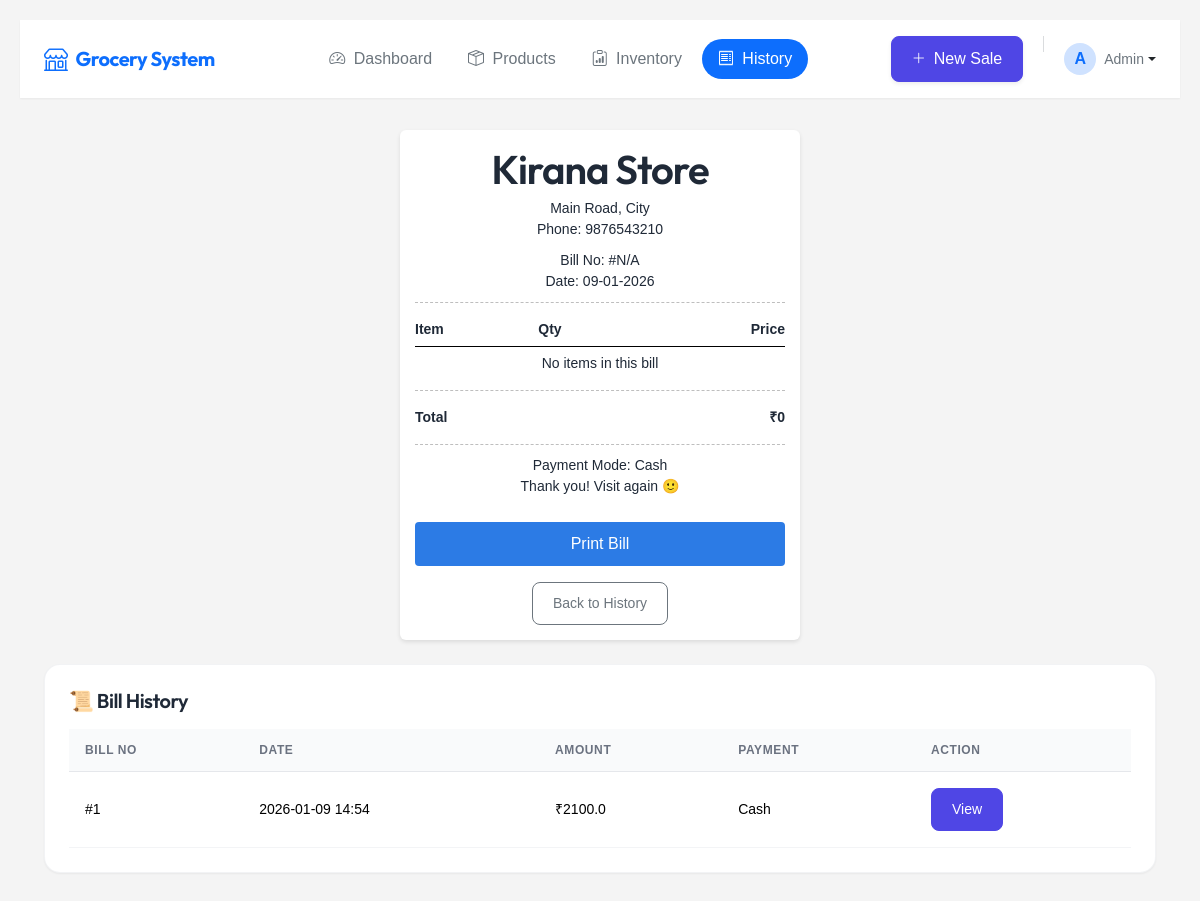
The page /bill on the database as committed earlier.
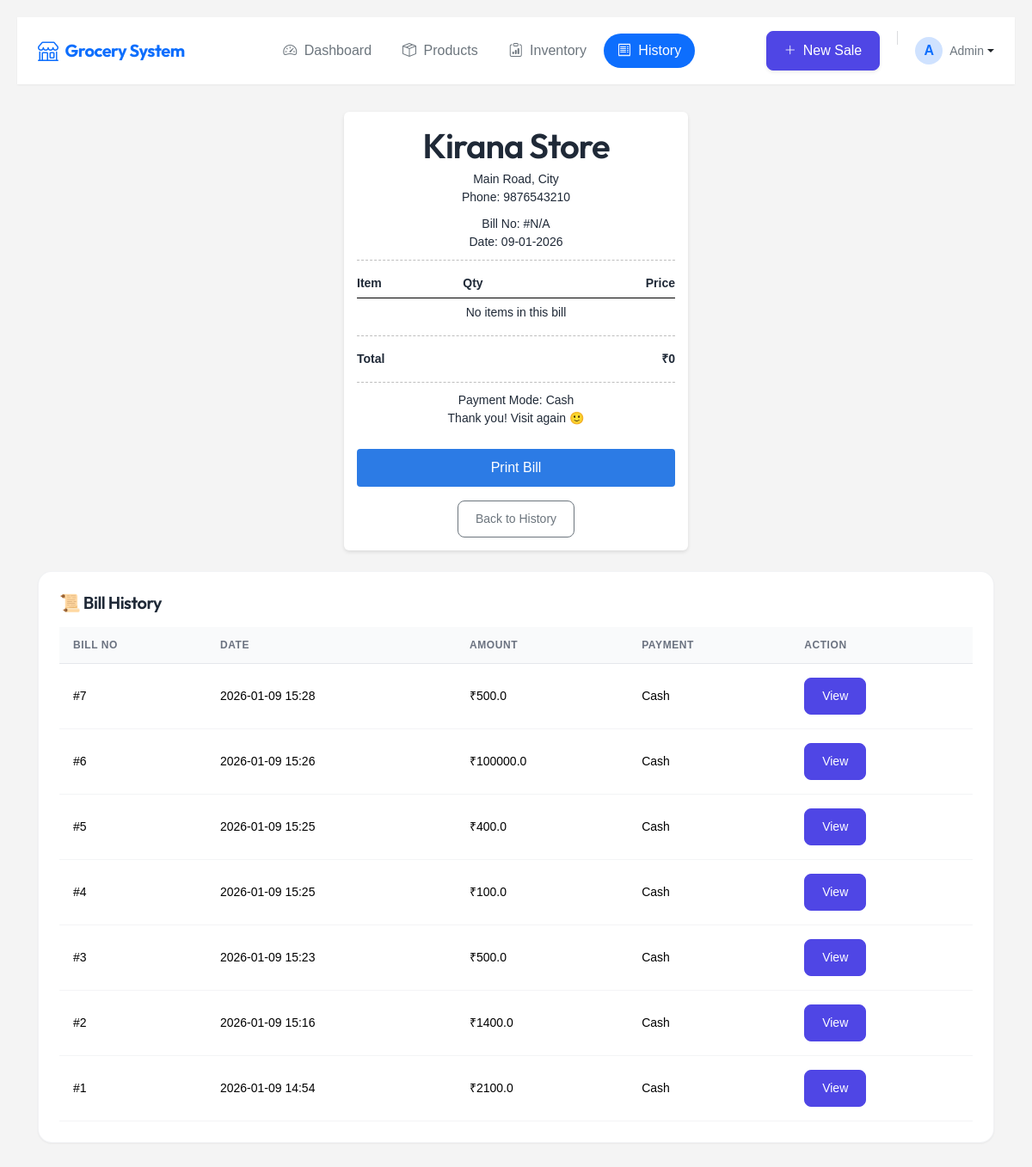
The same page on the database as committed later.
### models.py (models this page shows)
class Sale(db.Model):
    __tablename__ = 'sales'
    sale_id = db.Column(db.Integer, primary_key=True)
    total_amount = db.Column(db.Float, nullable=False)
    created_at = db.Column(db.DateTime, default=datetime.utcnow)
    payment_mode = db.Column(db.String(50), nullable=True) # Cash, URI
    items = db.relationship(
        'SaleItem',
        backref='sale',
        cascade='all, delete-orphan'
    )

### app.py (the view)
@app.route('/bill')
def bill():
    sale_id = request.args.get('sale_id')
    current_date = datetime.now().strftime('%d-%m-%Y')
    if sale_id:
        sale = Sale.query.get(sale_id)
        if sale:
            sale_items = SaleItem.query.filter_by(sale_id=sale_id).all()
            return render_template("bill.html", sale=sale, sale_items=sale_items, current_date=current_date)
    all_sales = Sale.query.order_by(Sale.created_at.desc()).all()
    return render_template("bill.html", all_sales=all_sales, current_date=current_date)

### app.py (called while the page is built)
@app.before_request
def log_request_info():
    print(f"\n[{datetime.now().strftime('%Y-%m-%d %H:%M:%S')}] {request.method} {request.path}")
    if request.method == 'POST':
        print(f"POST Data: {dict(request.form)}")
    print("-" * 50)

### templates/bill.html (shortened to what this page needs)
{% extends "base.html" %}
{% block content %}
{% include 'owner-navbar.html' %}
<div class="page-container">
  <div class="bill">
    <h1>Kirana Store</h1>
    <div class="store-info">
      Main Road, City<br>
      Phone: 9876543210
    </div>
    <div class="bill-info">
      Bill No: #{{ sale.sale_id if sale else 'N/A' }}<br>
      Date: {{ current_date if current_date else 'N/A' }}
    </div>
    <hr>
    <table>
      <tr>
        <th>Item</th>
        <th>Qty</th>
        <th class="right">Price</th>
      </tr>
      {% if sale and sale_items %}
      {% for item in sale_items %}
      <tr>
        <td>{{ item.product.product_name }}</td>
        <td>{{ item.quantity }} {{ item.product.unit }}</td>
        <td class="right">₹{{ item.price }}</td>
      </tr>
      {% endfor %}
      {% else %}
      <tr>
        <td colspan="3" class="text-center">No items in this bill</td>
      </tr>
      {% endif %}
    </table>
    <hr>
    <table>
      <tr class="total">
        <td>Total</td>
        <td class="right">₹{{ sale.total_amount if sale else '0' }}</td>
      </tr>
    </table>
    <hr>
    <div class="bill-info">
      Payment Mode: Cash<br>
      Thank you! Visit again 🙂
    </div>
    <button class="print-btn" onclick="window.print()">Print Bill</button>
    <div class="text-center mt-3">
      <a href="{{ url_for('bill') }}" class="btn btn-sm btn-outline-secondary d-print-none">Back to History</a>
    </div>
  </div>
  {% if all_sales %}
  <div class="section-card mt-4 d-print-none">
    <h5 class="fw-semibold mb-3">📜 Bill History</h5>
    <div class="table-responsive">
      <table class="table table-hover align-middle">
        <thead>
          <tr>
            <th>Bill No</th>
            <th>Date</th>
            <th>Amount</th>
            <th>Payment</th>
            <th>Action</th>
          </tr>
        </thead>
        <tbody>
          {% for s in all_sales %}
          <tr>
            <td>#{{ s.sale_id }}</td>
            <td>{{ s.created_at.strftime('%Y-%m-%d %H:%M') }}</td>
            <td>₹{{ s.total_amount }}</td>
            <td>{{ s.payment_mode or 'Cash' }}</td>
            <td>
              <a href="{{ url_for('bill', sale_id=s.sale_id) }}" class="btn btn-sm btn-primary">
                View
              </a>
            </td>
          </tr>
          {% endfor %}
        </tbody>
      </table>
    </div>
  </div>
  {% endif %}
</div>
{% endblock content %}

Rows that differ between the two databases and show on the page:
added Sale: sale_id "7", created_at "2026-01-09 15:28", total_amount "500.0", payment_mode "Cash"
added Sale: sale_id "6", created_at "2026-01-09 15:26", total_amount "100000.0", payment_mode "Cash"
added Sale: sale_id "5", created_at "2026-01-09 15:25", total_amount "400.0", payment_mode "Cash"
added Sale: sale_id "4", created_at "2026-01-09 15:25", total_amount "100.0", payment_mode "Cash"
added Sale: sale_id "3", created_at "2026-01-09 15:23", total_amount "500.0", payment_mode "Cash"
added Sale: sale_id "2", created_at "2026-01-09 15:16", total_amount "1400.0", payment_mode "Cash"
